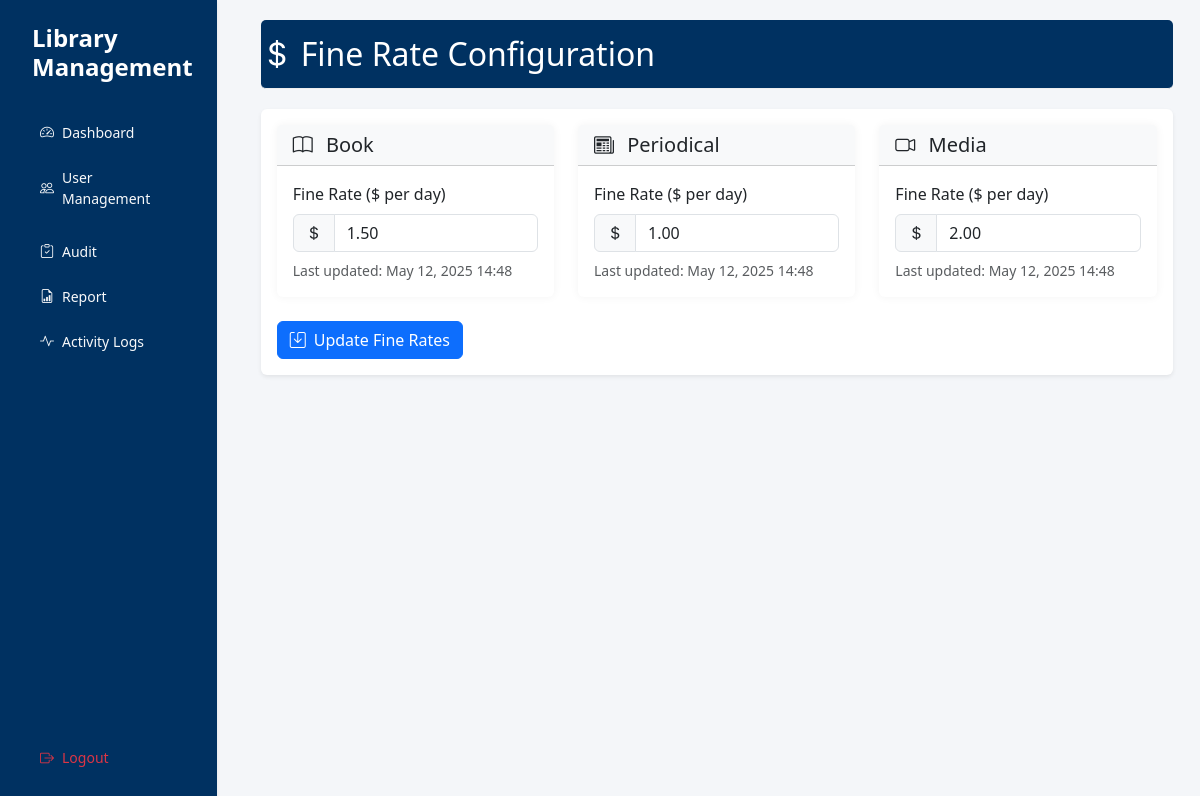
The page /interface/fine-configuration.php (signed in) on the database its author committed.
### tables this page shows
CREATE TABLE `fine_configurations` (
  `config_id` int(11) NOT NULL,
  `resource_type` enum('book','periodical','media') NOT NULL,
  `fine_amount` decimal(10,2) NOT NULL DEFAULT 1.00,
  `updated_at` timestamp NOT NULL DEFAULT current_timestamp() ON UPDATE current_timestamp()
);

### controller/BorrowingController.php (called while the page is built, shortened)
<?php
require_once '../config/Database.php';
class BorrowingController {
    private $conn;
    public function __construct() {
        $database = new Database();
        $this->conn = $database->getConnection();
    }
    public function getFineConfigurations() {
        try {
            $query = "SELECT * FROM fine_configurations ORDER BY resource_type";
            $stmt = $this->conn->prepare($query);
            $stmt->execute();
            return $stmt->fetchAll(PDO::FETCH_ASSOC);
        } catch (Exception $e) {
            error_log("Get fine configurations error: " . $e->getMessage());
            return [];
        }
    }
}

### config/Database.php (called while the page is built, shortened)
<?php
class Database {
    private $host = "localhost";
    private $port = "3306";
    private $db_name = "library";
    private $username = "root";
    private $password = "";
    public function getConnection() {
        $this->conn = null;
        try {
            $this->conn = new PDO(
                "mysql:host=" . $this->host . ";port=" . $this->port . ";dbname=" . $this->db_name,
                $this->username,
                $this->password
            );
            $this->conn->setAttribute(PDO::ATTR_ERRMODE, PDO::ERRMODE_EXCEPTION);
        } catch(PDOException $e) {
            echo "Connection Error: " . $e->getMessage();
        }
        return $this->conn;
    }
}

### interface/fine-configuration.php (the view, shortened to what this page needs)
<?php
require_once '../controller/BorrowingController.php';
$borrowingController = new BorrowingController();
?>
<!DOCTYPE html>
<html lang="en">
<head>
    <link href="https://cdn.jsdelivr.net/npm/bootstrap@5.3.0/dist/css/bootstrap.min.css" rel="stylesheet">
    <link href="https://cdn.jsdelivr.net/npm/bootstrap-icons@1.10.0/font/bootstrap-icons.css" rel="stylesheet">
    <link href="assets/css/style.css" rel="stylesheet">
</head>
<body>
    <div class="d-flex">
        <?php include 'includes/sidebarModal.php'; ?>
        <main class="col-md-9 ms-sm-auto col-lg-10 px-md-4">
            <div class="fine-monitoring-container">
                <div class="page-header d-flex justify-content-between align-items-center">
                    <h2 class="mb-0">
                        <i class="bi bi-currency-dollar bg me-2"></i>Fine Rate Configuration
                    </h2>
                    <div>
                        <span class="me-2"> <?php
                            $fineConfigs = $borrowingController->getFineConfigurations();
                        ?></span>
                    </div>
                </div>
                <div class="card shadow-sm">
                    <div class="card-body">
                        <form method="POST" class="row g-4">
                            <?php foreach ($fineConfigs as $config): ?>
                            <div class="col-md-4">
                                <div class="card h-100">
                                    <div class="card-header bg-light">
                                        <h5 class="card-title mb-0">
                                            <i class="bi bi-<?php
                                                echo $config['resource_type'] === 'book' ? 'book' :
                                                    ($config['resource_type'] === 'periodical' ? 'newspaper' : 'camera-video');
                                            ?> me-2"></i>
                                            <?php echo ucfirst($config['resource_type']); ?>
                                        </h5>
                                    </div>
                                    <div class="card-body">
                                        <label class="form-label">Fine Rate ($ per day)</label>
                                        <div class="input-group">
                                            <span class="input-group-text"><i class="bi bi-currency-dollar"></i></span>
                                            <input type="number"
                                                   class="form-control"
                                                   name="fines[<?php echo $config['resource_type']; ?>]"
                                                   value="<?php echo number_format($config['fine_amount'], 2); ?>"
                                                   step="0.01"
                                                   min="0"
                                                   required>
                                        </div>
                                        <small class="text-muted mt-2 d-block">
                                            Last updated: <?php echo date('M d, Y H:i', strtotime($config['updated_at'])); ?>
                                        </small>
                                    </div>
                                </div>
                            </div>
                            <?php endforeach; ?>
                            <div class="col-12">
                                <button type="submit" class="btn btn-primary">
                                    <i class="bi bi-save me-2"></i>Update Fine Rates
                                </button>
                            </div>
                        </form>
                    </div>
                </div>
            </div>
        </main>
    </div>
</body>
</html>

### interface/assets/css/style.css (style rules this page uses)
body { background-color: #f4f6f9; }
.page-header { background-color: #003161; color: white; padding: 15px; border-radius: 5px; margin-bottom: 20px; }

### interface/fine-configuration.php (style rules this page uses)
.fine-monitoring-container { padding: 20px; }
.page-header { margin-bottom: 20px; padding: 15px 0; border-bottom: 1px solid #eee; }

### interface/includes/sidebarModal.php (style rules this page uses)
.card { border: none; box-shadow: 0 0 10px rgba(0, 0, 0, 0.05); transition: transform 0.2s; }

### rows shown on the page
fine_configurations: resource_type "Book", resource_type+fine_amount "1.50", updated_at "May 12, 2025 14:48"
fine_configurations: resource_type "Periodical", resource_type+fine_amount "1.00", updated_at "May 12, 2025 14:48"
fine_configurations: resource_type "Media", resource_type+fine_amount "2.00", updated_at "May 12, 2025 14:48"
